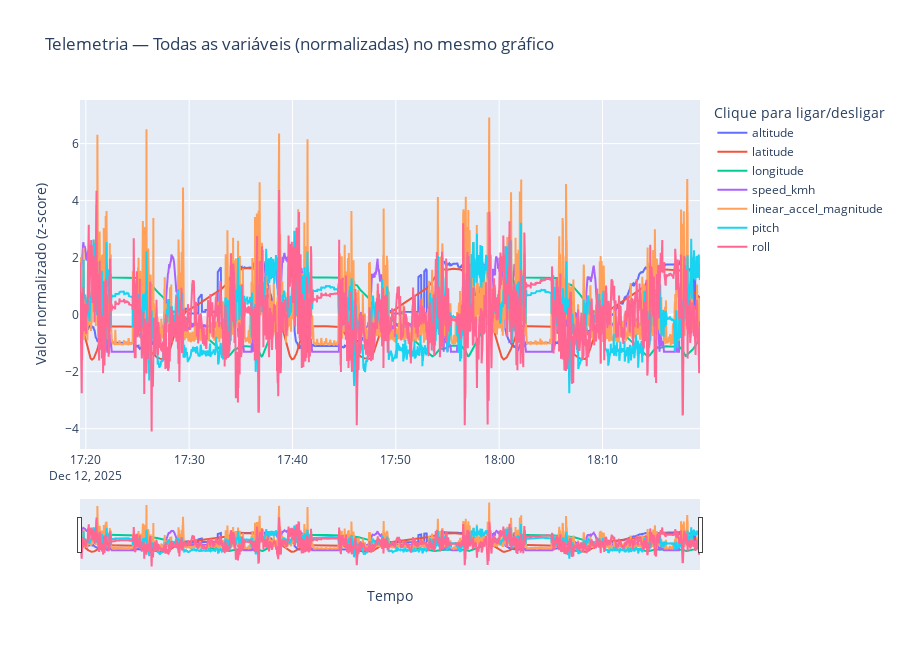

Notebook cell for this chart:
### Code cell
import pandas as pd
import numpy as np
import plotly.graph_objects as go

CSV_PATH = r"D:\tracking\BackendTestes\telemetry_5horas_20251212_181926.csv"

ORDER = [
    "altitude",
    "latitude",
    "longitude",
    "speed_kmh",
    "linear_accel_magnitude",
    "pitch",
    "roll",
]

# -------------------------
# Load + time column detect
# -------------------------
df = pd.read_csv(CSV_PATH)

time_col = None
for c in df.columns:
    cl = c.lower()
    if cl in ("time", "timestamp", "datetime", "ts") or "time" in cl or "timestamp" in cl:
        time_col = c
        break

if time_col is None:
    raise ValueError("Coluna de tempo não encontrada (precisa conter 'time' ou 'timestamp' no nome).")

df[time_col] = pd.to_datetime(df[time_col], errors="coerce")
df = df.dropna(subset=[time_col]).sort_values(time_col)

# mantém apenas colunas existentes + remove constantes/nulas
cols = [c for c in ORDER if c in df.columns]
df_sel = df[[time_col] + cols].copy()
df_sel = df_sel.dropna(axis=1, how="all")

# remove constantes
for c in cols[:]:
    if c in df_sel.columns and df_sel[c].nunique(dropna=True) <= 1:
        df_sel = df_sel.drop(columns=[c])
        cols.remove(c)

# remove linhas com NaN nas colunas restantes
df_sel = df_sel.dropna(subset=cols, how="any")

if len(cols) < 1:
    raise ValueError("Nenhuma variável válida após limpeza.")

# -------------------------
# Normalização para caber tudo no mesmo eixo
# (z-score: (x - mean) / std)
# -------------------------
norm = pd.DataFrame(index=df_sel.index)
for c in cols:
    s = df_sel[c].astype(float)
    std = s.std()
    if std == 0 or np.isnan(std):
        continue
    norm[c] = (s - s.mean()) / std

# -------------------------
# Plotly
# -------------------------
fig = go.Figure()

for c in cols:
    if c not in norm.columns:
        continue
    fig.add_trace(
        go.Scatter(
            x=df_sel[time_col],
            y=norm[c],
            mode="lines",
            name=c,
            customdata=np.stack([df_sel[c].values], axis=-1),
            hovertemplate=(
                "<b>%{fullData.name}</b><br>"
                "t=%{x}<br>"
                "valor real=%{customdata[0]:.6f}<br>"
                "z=%{y:.3f}<extra></extra>"
            ),
        )
    )

fig.update_layout(
    title="Telemetria — Todas as variáveis (normalizadas) no mesmo gráfico",
    xaxis=dict(
        title="Tempo",
        rangeslider=dict(visible=True),
        showspikes=True,
        spikemode="across",
        spikesnap="cursor",
        showline=True,
    ),
    yaxis=dict(
        title="Valor normalizado (z-score)",
        zeroline=True
    ),
    hovermode="x unified",
    legend=dict(title="Clique para ligar/desligar"),
    height=650,
)

fig.show()

### Figure 1 — Plotly figure (JSON) as saved in the notebook; plotly's stock layout.template omitted (floating-point values rounded to 4 significant figures; data arrays with more than 128 entries replaced by an {"elided": "..."} marker saying what was removed)
{"data": [{"customdata": {"elided": "3601x1 float values"}, "hovertemplate": "<b>%{fullData.name}</b><br>t=%{x}<br>valor real=%{customdata[0]:.6f}<br>z=%{y:.3f}<extra></extra>", "mode": "lines", "name": "altitude", "type": "scatter", "x": {"elided": "3601 str values"}, "y": {"elided": "3601 float values"}}, {"customdata": {"elided": "3601x1 float values"}, "hovertemplate": "<b>%{fullData.name}</b><br>t=%{x}<br>valor real=%{customdata[0]:.6f}<br>z=%{y:.3f}<extra></extra>", "mode": "lines", "name": "latitude", "type": "scatter", "x": {"elided": "3601 str values"}, "y": {"elided": "3601 float values"}}, {"customdata": {"elided": "3601x1 float values"}, "hovertemplate": "<b>%{fullData.name}</b><br>t=%{x}<br>valor real=%{customdata[0]:.6f}<br>z=%{y:.3f}<extra></extra>", "mode": "lines", "name": "longitude", "type": "scatter", "x": {"elided": "3601 str values"}, "y": {"elided": "3601 float values"}}, {"customdata": {"elided": "3601x1 float values"}, "hovertemplate": "<b>%{fullData.name}</b><br>t=%{x}<br>valor real=%{customdata[0]:.6f}<br>z=%{y:.3f}<extra></extra>", "mode": "lines", "name": "speed_kmh", "type": "scatter", "x": {"elided": "3601 str values"}, "y": {"elided": "3601 float values"}}, {"customdata": {"elided": "3601x1 float values"}, "hovertemplate": "<b>%{fullData.name}</b><br>t=%{x}<br>valor real=%{customdata[0]:.6f}<br>z=%{y:.3f}<extra></extra>", "mode": "lines", "name": "linear_accel_magnitude", "type": "scatter", "x": {"elided": "3601 str values"}, "y": {"elided": "3601 float values"}}, {"customdata": {"elided": "3601x1 float values"}, "hovertemplate": "<b>%{fullData.name}</b><br>t=%{x}<br>valor real=%{customdata[0]:.6f}<br>z=%{y:.3f}<extra></extra>", "mode": "lines", "name": "pitch", "type": "scatter", "x": {"elided": "3601 str values"}, "y": {"elided": "3601 float values"}}, {"customdata": {"elided": "3601x1 float values"}, "hovertemplate": "<b>%{fullData.name}</b><br>t=%{x}<br>valor real=%{customdata[0]:.6f}<br>z=%{y:.3f}<extra></extra>", "mode": "lines", "name": "roll", "type": "scatter", "x": {"elided": "3601 str values"}, "y": {"elided": "3601 float values"}}], "layout": {"height": 650, "hovermode": "x unified", "legend": {"title": {"text": "Clique para ligar/desligar"}}, "title": {"text": "Telemetria — Todas as variáveis (normalizadas) no mesmo gráfico"}, "xaxis": {"rangeslider": {"visible": true}, "showline": true, "showspikes": true, "spikemode": "across", "spikesnap": "cursor", "title": {"text": "Tempo"}}, "yaxis": {"title": {"text": "Valor normalizado (z-score)"}, "zeroline": true}}}
